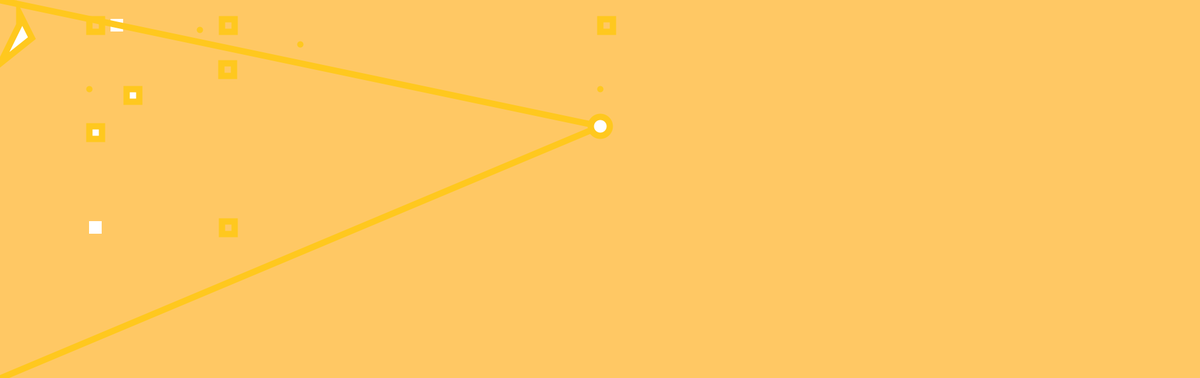
Frame 1 (no input)
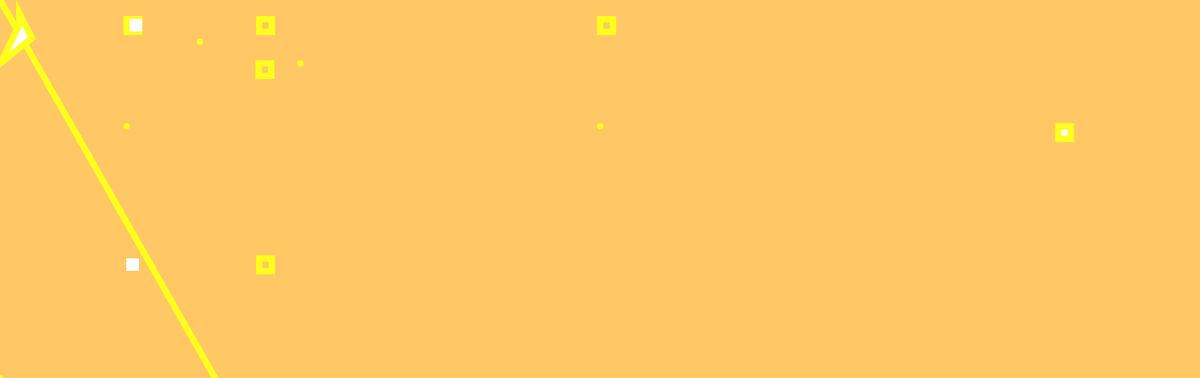
Frame 60 (the mouse pressed at the canvas centre just before this capture)
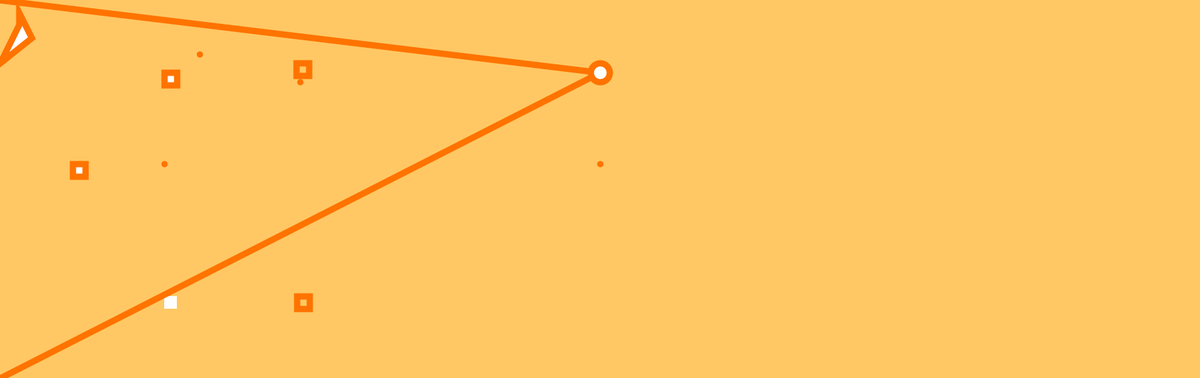
Frame 120 (the mouse held since frame 60 and released just before this capture)

The Processing sketch that drew these frames (run headless with seeded random() and noise(); from frame 60 on, the mouse is pressed at the canvas centre):

// Processing sketch: moreno02t00
// ── moreno02t00.pde
int a,b,c,d,f; //aca estoy declarando un valor de un numero entero.
float e; // aca estoy dando un valor de un numero decimal X.
color wowie = color (b,c,d);  

void setup () {
frameRate(100);
size (1900,600) ;
a = width / 2;  
b = 200;
c = 100 ;
d = 30;
e = 141;
f = 350;

}
void draw () {
background (255,200,100); 
 stroke (a,b,d);
strokeWeight (10);
point (a,e);
 point (e,e);
  point (a/2,e/2);
   point (a/3,e/3);
noFill();
 rect (f,100,20,20);
 f=f+1;
 rect (e,d,20,20);
  rect (f,d,20,20);
   rect (f,f,20,20);
    rect (a,d,20,20);
fill(255);
 noStroke();
  rect (e,f,20,20);
   rect (f/2,d/1,20,20);
stroke (a,b,d);
strokeWeight (10);
   rect (e,b,20,20);
    rect (b,e,20,20);
line (a,b,0,0);
 line (a,b,0,600);
ellipse(a, b, 30, 30);
quad (0,100,50,60,30,20,30,39);
b=b+d;
 
if (b>width-20 || b<20)

d=-d;
e+=1;
b-=5;


}
